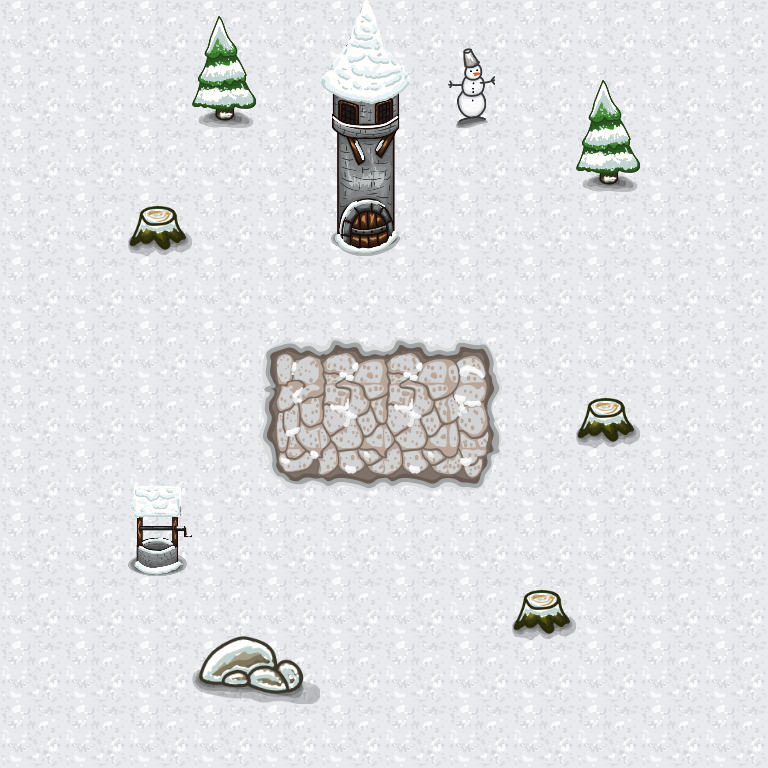

A 2D game scene composited from a Tiled map and its tileset images. What follows is a short description and the map's XML, with every tile layer's data as written:
An orthogonal 12x12 tile map with 64x64 px tiles, 3 tile layers (ground, road, objects), 6 tilesets and 13 objects (13x obstacle).

<map version="1.2" tiledversion="1.3.4" orientation="orthogonal" renderorder="right-down" width="12" height="12" tilewidth="64" tileheight="64" infinite="0" nextlayerid="5" nextobjectid="23">
 <tileset firstgid="1" source="tiles.tsx" />
 <tileset firstgid="44" source="stones.tsx" />
 <tileset firstgid="46" source="tree1.tsx" />
 <tileset firstgid="47" source="well.tsx" />
 <tileset firstgid="48" source="tower.tsx" />
 <tileset firstgid="49" source="snowman.tsx" />
 <layer id="1" name="ground" width="12" height="12">
  <data encoding="csv">
29,29,29,29,29,29,29,29,29,29,29,29,
29,29,29,29,29,29,29,29,29,29,29,29,
29,29,29,29,29,29,29,29,29,29,29,29,
29,29,29,29,29,29,29,29,29,29,29,29,
29,29,29,29,29,29,29,29,29,29,29,29,
29,29,29,29,29,29,29,29,29,29,29,29,
29,29,29,29,29,29,29,29,29,29,29,29,
29,29,29,29,29,29,29,29,29,29,29,29,
29,29,29,29,29,29,29,29,29,29,29,29,
29,29,29,29,29,29,29,29,29,29,29,29,
29,29,29,29,29,29,29,29,29,29,29,29,
29,29,29,29,29,29,29,29,29,29,29,29
</data>
 </layer>
 <layer id="2" name="road" width="12" height="12">
  <data encoding="csv">
0,0,0,0,0,0,0,0,0,0,0,0,
0,0,0,0,0,0,0,0,0,0,0,0,
0,0,0,0,0,0,0,0,0,0,0,0,
0,0,0,0,0,0,0,0,0,0,0,0,
0,0,0,0,0,0,0,0,0,0,0,0,
0,0,0,0,34,35,35,36,0,0,0,0,
0,0,0,0,37,38,38,39,0,0,0,0,
0,0,0,0,40,41,41,42,0,0,0,0,
0,0,0,0,0,0,0,0,0,0,0,0,
0,0,0,0,0,0,0,0,0,0,0,0,
0,0,0,0,0,0,0,0,0,0,0,0,
0,0,0,0,0,0,0,0,0,0,0,0
</data>
 </layer>
 <layer id="3" name="objects" width="12" height="12">
  <data encoding="csv">
0,0,0,0,0,0,0,0,0,0,0,0,
0,0,0,46,0,0,0,49,0,0,0,0,
0,0,0,0,0,0,0,0,0,46,0,0,
0,0,30,0,0,48,0,0,0,0,0,0,
0,0,0,0,0,0,0,0,0,0,0,0,
0,0,0,0,0,0,0,0,0,0,0,0,
0,0,0,0,0,0,0,0,0,30,0,0,
0,0,0,0,0,0,0,0,0,0,0,0,
0,0,47,0,0,0,0,0,0,0,0,0,
0,0,0,0,0,0,0,0,30,0,0,0,
0,0,0,44,45,0,0,0,0,0,0,0,
0,0,0,0,0,0,0,0,0,0,0,0
</data>
 </layer>
 <objectgroup id="4" name="objects">
  <object id="1" name="obstacle" x="576" y="128" width="64" height="64" />
  <object id="2" name="obstacle" x="576" y="384" width="64" height="64" />
  <object id="3" name="obstacle" x="512" y="576" width="64" height="64" />
  <object id="4" name="obstacle" x="128" y="512" width="64" height="64" />
  <object id="6" name="obstacle" x="192" y="640" width="64" height="64" />
  <object id="7" name="obstacle" x="256" y="640" width="64" height="64" />
  <object id="9" name="obstacle" x="192" y="64" width="64" height="64" />
  <object id="10" name="obstacle" x="448" y="64" width="64" height="64" />
  <object id="13" name="obstacle" x="320" y="320" width="64" height="64" />
  <object id="15" name="obstacle" x="320" y="256" width="64" height="64" />
  <object id="17" name="obstacle" x="320" y="192" width="64" height="64" />
  <object id="21" name="obstacle" x="128" y="192" width="64" height="64" />
  <object id="22" name="obstacle" x="384" y="256" width="64" height="64" />
 </objectgroup>
</map>
